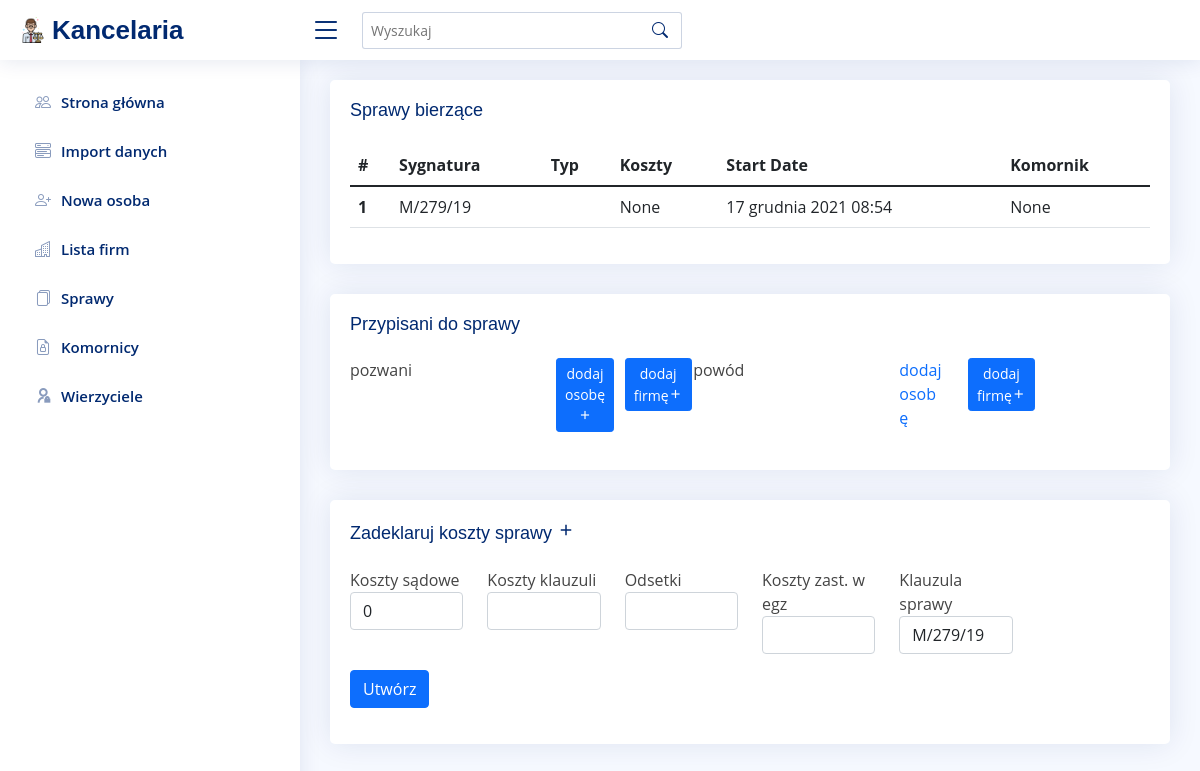
The app's page /case/1474, older data.
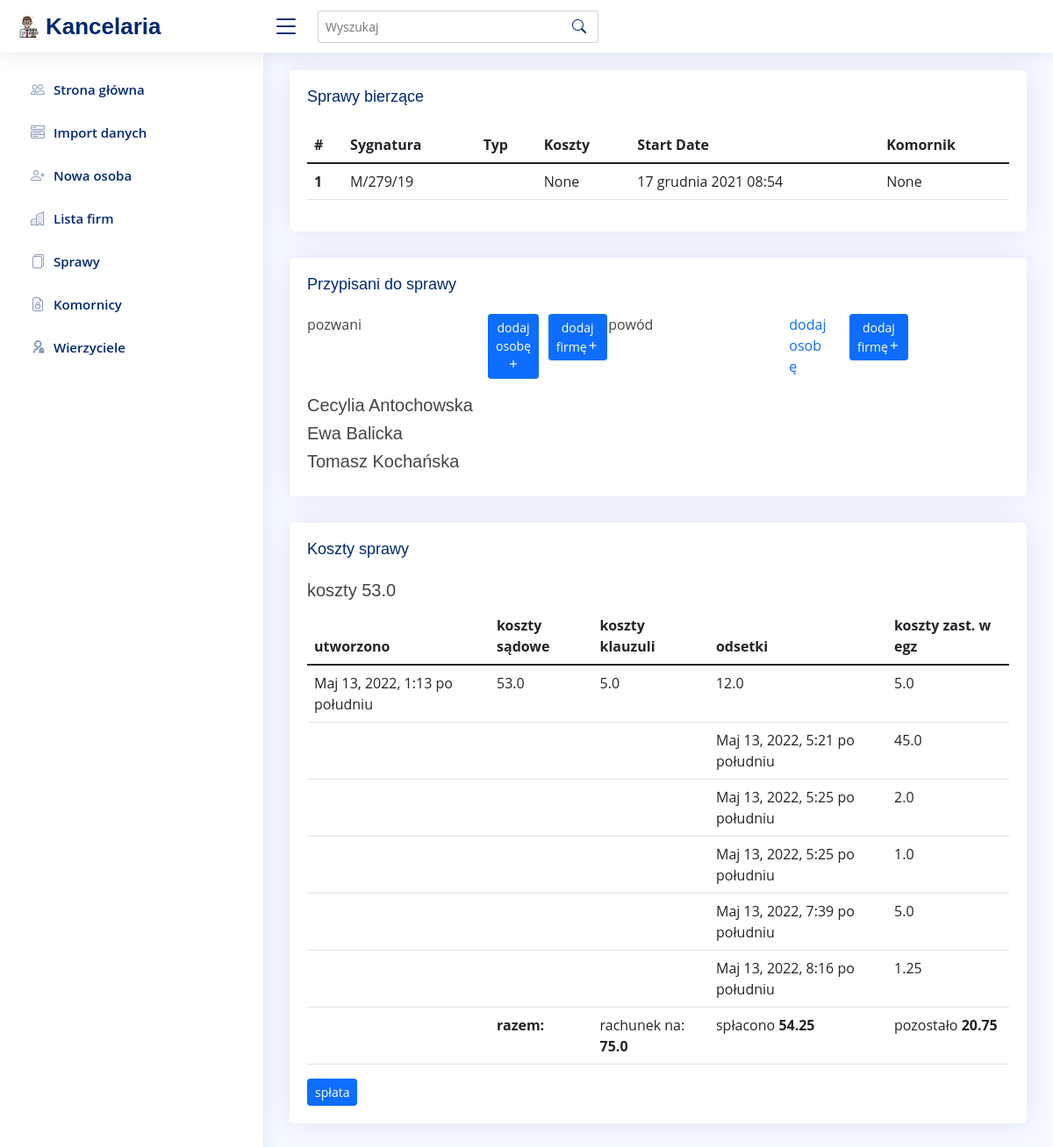
The same page, newer data.
### register/models.py (models this page shows)
class Person(models.Model):
    first_name = models.CharField(max_length=30, null=True, blank=True, verbose_name='imię')
    last_name = models.CharField(max_length=60, null=True, verbose_name='nazwisko')
    pesel = models.CharField(max_length=11, null=True, blank=True, verbose_name='numer pesel')
    address = models.CharField(max_length=60, null=True, blank=True, verbose_name='adres')
    phone = models.CharField(max_length=30, null=True, blank=True, verbose_name='numer telefonu')
    date_created = models.DateTimeField(auto_now_add=True)
    note = models.CharField(max_length=30, null=True, blank=True, verbose_name='notatka')
    def __str__(self):
        return f"{self.first_name} {self.last_name}"

### payments/models.py (models this page shows)
class Refund(models.Model):
    create_date = models.DateTimeField(auto_now_add=True)
    court_costs = models.FloatField(null=False, default=0, verbose_name='koszty sądowe')
    clause_costs = models.FloatField(null=True, verbose_name='koszty klauzuli')
    interest = models.FloatField(null=True, verbose_name='odsetki')
    attorney_representation_costs = models.FloatField(null=True, verbose_name='koszty zast. w egz')
    case = models.ForeignKey(Case, on_delete=models.CASCADE, verbose_name='klauzula sprawy')
    @property
    def amount(self):
        return self.court_costs + self.clause_costs + self.interest + self.attorney_representation_costs
    def recapitulation(self):
        payments = self.bill.all()
        if payments:
            return sum([p.value for p in payments])
    def result(self):
        return self.amount - self.recapitulation()
    def __str__(self):
        return f"koszty {self.court_costs}"

class Payments(models.Model):
    create_date = models.DateTimeField(auto_now_add=True)
    value = models.FloatField(null=True)
    refund = models.ForeignKey(Refund, on_delete=models.CASCADE, related_name='bill')

### register/views.py (the view, shortened to what this page needs)
# urls.py: path('case/', views.case, name='case'),
def case(request, pk=0):
    if request.method == 'GET' and pk:
        context = {'case': Case.objects.get(pk=pk), 'refund': Refund.objects.filter(case__pk=pk).first()}
        if context['refund']:
            context['form'] = PaymentCreateForm(initial={'refund': context['refund']})
            context['payments'] = Payments.objects.filter(refund__pk=context['refund'].pk)
        else:
            context['form'] = RefundCreateForm(initial={'case': context['case']})
        return render(request, 'case/selected.html', context)
    context = {
        'cases': Case.objects.all()
    }
    return render(request, 'case/list.html', context)

### payments/forms.py
class PaymentCreateForm(forms.ModelForm):
    class Meta:
        model = Payments
        fields = '__all__'
        widgets = {
            'create_date': TextInput(attrs={'class': 'form-control'}),
            'value': NumberInput(attrs={'class': 'form-control'}),
            'refund': HiddenInput(attrs={'class': 'form-control'}),
        }

### register/models.py (called while the page is built)
    def __str__(self):
        return f"{self.signature}"

### register/templates/case/selected.html (shortened to what the changed rows need)
{% extends 'base.html' %}
{% block content %}
{% load l10n %}
 <div class="card">
      <div class="card-body">
          <table class="table">
              <thead>
              <tr>
                  <th scope="col">#</th>
                  <th scope="col">Sygnatura</th>
                  <th scope="col">Typ</th>
                  <th scope="col">Koszty</th>
                  <th scope="col">Start Date</th>
                  <th scope="col">Komornik</th>
              </tr>
              </thead>
              <tbody>
              <tr>
                  <th scope="row">1</th>
              </tr>
          </table>
      </div>
  </div>
<div class="card">
    <div class="card-body">
        <div class="row mt-1">
            <div class="col">
                {% for person in case.accused_persons.all %} <h5>{{ person }}</h5> {% endfor %}
            </div>
        </div>
    </div>
</div>
{% if not refund %}
<div class="card">
    <div class="card-body">
        <h5 class="card-title"> Zadeklaruj koszty sprawy <i class="ri-add-fill"></i> </h5>
        <form action="{% url 'payments:refund' %}" method="POST">
            <div class="row">
            {% for field in form %}
            <div class="col-md-2">
                {{ field.label }}
                {{ field }}
            </div>
            {% endfor %}
            </div>
            <button type="submit" class="btn btn-primary my-3">Utwórz</button>
        </form>
    </div>
</div>
{% else %}
<div class="card">
    <div class="card-body">
        <h5 class="card-title">Koszty sprawy </h5>
        <h5>{{ refund }}</h5>
        <table class="table">
            <thead>
            <tr>
                <th>utworzono</th>
                <th>koszty sądowe</th>
                <th>koszty klauzuli</th>
                <th>odsetki</th>
                <th>koszty zast. w egz</th>
            </tr>
            </thead>
            <tbody>
                <tr>
                    <td>{{ refund.create_date}}</td>
                    <td>{{ refund.court_costs}}</td>
                    <td>{{ refund.clause_costs }}</td>
                    <td>{{ refund.interest }}</td>
                    <td>{{ refund.attorney_representation_costs }}</td>
                </tr>
                {% for pay in refund.bill.all %}
                <tr>
                    <td colspan="3"></td>
                    <td>{{ pay.create_date }}</td>
                    <td>{{ pay.value }}</td>
                </tr>
                {% endfor %}
                <tr>
                    <td colspan="1"></td>
                    <td><strong>razem:</strong></td>
                    <td>rachunek na: <strong>{{ refund.amount }}</strong></td>
                    <td>spłacono <strong>{{ refund.recapitulation }}</strong></td>
                    <td>pozostało <strong> {{ refund.result}}</strong></td>
                </tr>
            </tbody>
        </table>
        <button class="btn btn-primary btn-sm" data-bs-toggle="modal" data-bs-target="#payment_modal">spłata</button>
    </div>
</div>
{% endif %}
{% endblock %}

Row changes from the older to the newer data that the page shows:
now on this page (row unchanged): Person: first_name+last_name "Cecylia Antochowska"
now on this page (row unchanged): Person: first_name+last_name "Ewa Balicka"
now on this page (row unchanged): Person: first_name+last_name "Tomasz Kochańska"
added Refund: court_costs "koszty 53.0", create_date "Maj 13, 2022, 1:13 po południu", court_costs "53.0", clause_costs "5.0", interest "12.0", attorney_representation_costs "5.0", amount "75.0", recapitulation "54.25", result "20.75"
added Payments: create_date "Maj 13, 2022, 5:21 po południu", value "45.0"
added Payments: create_date "Maj 13, 2022, 5:25 po południu", value "2.0"
added Payments: create_date "Maj 13, 2022, 5:25 po południu", value "1.0"
added Payments: create_date "Maj 13, 2022, 7:39 po południu", value "5.0"
added Payments: create_date "Maj 13, 2022, 8:16 po południu", value "1.25"
Text that changed along with them:
text no longer shown: "Zadeklaruj koszty sprawy Utwórz"
text now shown: "Koszty sprawy utworzono koszty sądowe koszty klauzuli odsetki koszty zast. w egz razem: rachunek na: spłacono pozostało spłata"
list line gone: "Koszty sądowe 0"
list line gone: "Koszty klauzuli "
list line gone: "Odsetki "
list line gone: "Koszty zast. w egz "
list line gone: "Klauzula sprawy M/279/19"
